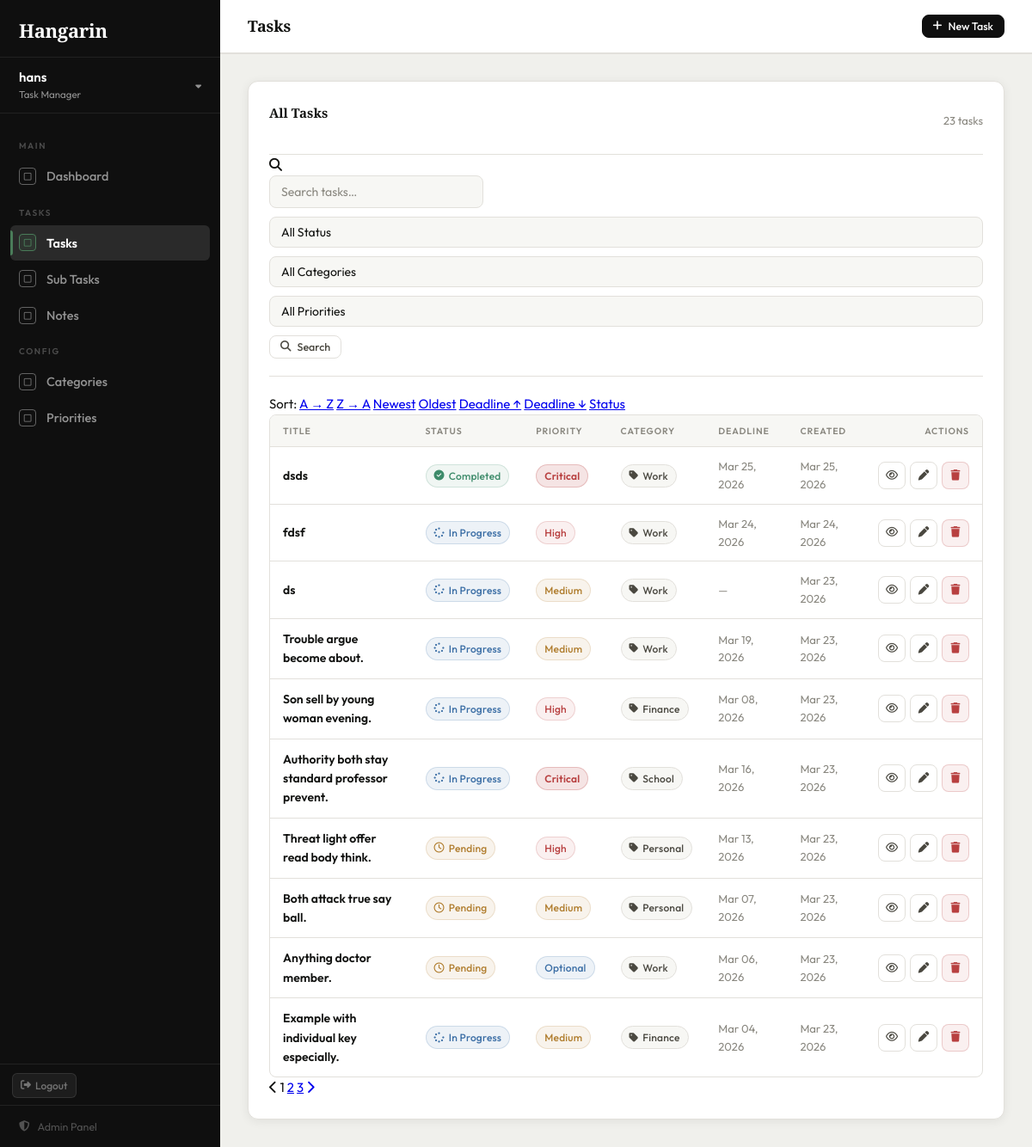
Page /tasks/ (signed in) on the committed database.
### tasks/models.py (models this page shows, shortened)
class BaseModel(models.Model):
    created_at = models.DateTimeField(auto_now_add=True)
    updated_at = models.DateTimeField(auto_now=True)
    class Meta:
        abstract = True

class Task(BaseModel):
    STATUS_CHOICES = [
        ("Pending", "Pending"),
        ("In Progress", "In Progress"),
        ("Completed", "Completed"),
    ]
    title = models.CharField(max_length=255)
    description = models.TextField(blank=True, null=True)
    deadline = models.DateTimeField(blank=True, null=True)
    status = models.CharField(
        max_length=50,
        choices=STATUS_CHOICES,
        default="Pending"
    )
    category = models.ForeignKey(
        Category, on_delete=models.SET_NULL, null=True, blank=True
    )
    priority = models.ForeignKey(
        Priority, on_delete=models.SET_NULL, null=True, blank=True
    )
    class Meta:
        verbose_name = "Task"
        verbose_name_plural = "Tasks"

class Priority(models.Model):
    name = models.CharField(max_length=100)
    class Meta:
        verbose_name = "Priority"
        verbose_name_plural = "Priorities"

class Category(models.Model):
    name = models.CharField(max_length=100)
    class Meta:
        verbose_name = "Category"
        verbose_name_plural = "Categories"

### tasks/views.py (the view)
# urls.py: path('tasks/',                         views.task_list,   name='task_list'),
@login_required
def task_list(request):
    tasks = Task.objects.select_related('category', 'priority').all()
    query = request.GET.get('q', '')
    if query:
        tasks = tasks.filter(
            Q(title__icontains=query) |
            Q(description__icontains=query) |
            Q(category__name__icontains=query)
        )
    status_filter   = request.GET.get('status', '')
    category_filter = request.GET.get('category', '')
    priority_filter = request.GET.get('priority', '')
    if status_filter:   tasks = tasks.filter(status=status_filter)
    if category_filter: tasks = tasks.filter(category_id=category_filter)
    if priority_filter: tasks = tasks.filter(priority_id=priority_filter)
    sort_by = request.GET.get('sort', '-created_at')
    valid_sorts = ['title', '-title', 'created_at', '-created_at', 'deadline', '-deadline', 'status', '-status']
    tasks = tasks.order_by(sort_by if sort_by in valid_sorts else '-created_at')
    page_obj = Paginator(tasks, 10).get_page(request.GET.get('page'))
    return render(request, 'tasks/task_list.html', {
        'page_obj': page_obj,
        'query': query,
        'status_filter': status_filter,
        'category_filter': category_filter,
        'priority_filter': priority_filter,
        'sort_by': sort_by,
        'categories': Category.objects.all(),
        'priorities': Priority.objects.all(),
        'page_title': 'Tasks',
    })

### tasks/templates/tasks/task_list.html (shortened to what this page needs)
{% extends "tasks/base.html" %}
{% block nav_tasks %}active{% endblock %}
{% block topbar_actions %}
<a href="{% url 'task_create' %}" class="btn btn-primary btn-sm">
    <i class="fa-solid fa-plus"></i> New Task
</a>
{% endblock %}
{% block content %}
<div class="card">
    <div class="card-header">
        <span class="card-title">All Tasks</span>
        <span class="td-muted" style="font-size:13px;">{{ page_obj.paginator.count }} task{% if page_obj.paginator.count != 1 %}s{% endif %}</span>
    </div>
    <div class="card-body">
        <form method="GET" class="filter-bar">
            <div class="search-wrap">
                <i class="fa-solid fa-magnifying-glass"></i>
                <input type="text" name="q" class="form-control" placeholder="Search tasks…" value="{{ query }}">
            </div>
            <select name="status" class="inline-select" onchange="this.form.submit()">
                <option value="">All Status</option>
            </select>
            <select name="category" class="inline-select" onchange="this.form.submit()">
                <option value="">All Categories</option>
            </select>
            <select name="priority" class="inline-select" onchange="this.form.submit()">
                <option value="">All Priorities</option>
            </select>
            <button type="submit" class="btn btn-ghost btn-sm"><i class="fa-solid fa-magnifying-glass"></i> Search</button>
        </form>
        {% with base="?q="|add:query|add:"&status="|add:status_filter|add:"&category="|add:category_filter|add:"&priority="|add:priority_filter %}
        <div class="sort-bar">
            <span class="sort-lbl">Sort:</span>
            <a href="{{ base }}&sort=title"        class="sort-chip {% if sort_by == 'title' %}on{% endif %}">A → Z</a>
            <a href="{{ base }}&sort=-title"       class="sort-chip {% if sort_by == '-title' %}on{% endif %}">Z → A</a>
            <a href="{{ base }}&sort=-created_at"  class="sort-chip {% if sort_by == '-created_at' %}on{% endif %}">Newest</a>
            <a href="{{ base }}&sort=created_at"   class="sort-chip {% if sort_by == 'created_at' %}on{% endif %}">Oldest</a>
            <a href="{{ base }}&sort=deadline"     class="sort-chip {% if sort_by == 'deadline' %}on{% endif %}">Deadline ↑</a>
            <a href="{{ base }}&sort=-deadline"    class="sort-chip {% if sort_by == '-deadline' %}on{% endif %}">Deadline ↓</a>
            <a href="{{ base }}&sort=status"       class="sort-chip {% if sort_by == 'status' %}on{% endif %}">Status</a>
        </div>
        {% endwith %}
    </div>
    {% if page_obj.object_list %}
    <div class="table-wrap">
        <table>
            <thead>
                <tr>
                    <th>Title</th>
                    <th>Status</th>
                    <th>Priority</th>
                    <th>Category</th>
                    <th>Deadline</th>
                    <th>Created</th>
                    <th style="text-align:right;">Actions</th>
                </tr>
            </thead>
            <tbody>
                {% for task in page_obj %}
                <tr>
                    <td>
                        <a href="{% url 'task_detail' task.pk %}" class="td-link">{{ task.title }}</a>
                    </td>
                    <td>
                        {% if task.status == 'Completed' %}
                            <span class="badge b-completed"><i class="fa-solid fa-circle-check"></i> Completed</span>
                        {% elif task.status == 'In Progress' %}
                            <span class="badge b-progress"><i class="fa-solid fa-spinner"></i> In Progress</span>
                        {% else %}
                            <span class="badge b-pending"><i class="fa-regular fa-clock"></i> Pending</span>
                        {% endif %}
                    </td>
                    <td>
                        {% if task.priority %}
                            <span class="badge b-{{ task.priority.name|lower }}">{{ task.priority.name }}</span>
                        {% else %}<span class="td-muted">—</span>{% endif %}
                    </td>
                    <td>
                        {% if task.category %}
                            <span class="badge b-cat"><i class="fa-solid fa-tag"></i> {{ task.category.name }}</span>
                        {% else %}<span class="td-muted">—</span>{% endif %}
                    </td>
                    <td class="td-muted">{% if task.deadline %}{{ task.deadline|date:"M d, Y" }}{% else %}—{% endif %}</td>
                    <td class="td-muted">{{ task.created_at|date:"M d, Y" }}</td>
                    <td>
                        <div style="display:flex; gap:5px; justify-content:flex-end;">
                            <a href="{% url 'task_detail' task.pk %}" class="btn btn-ghost btn-sm btn-icon" title="View">
                                <i class="fa-regular fa-eye"></i>
                            </a>
                            <a href="{% url 'task_edit' task.pk %}" class="btn btn-ghost btn-sm btn-icon" title="Edit">
                                <i class="fa-solid fa-pen"></i>
                            </a>
                            <a href="{% url 'task_delete' task.pk %}" class="btn btn-danger btn-sm btn-icon" title="Delete">
                                <i class="fa-solid fa-trash"></i>
                            </a>
                        </div>
                    </td>
                </tr>
                {% endfor %}
            </tbody>
        </table>
    </div>
    {% if page_obj.has_other_pages %}
    <div class="card-body" style="padding-top:0;">
        <div class="pager">
            {% if page_obj.has_previous %}
                <a href="?{% if query %}q={{ query }}&{% endif %}{% if status_filter %}status={{ status_filter }}&{% endif %}{% if sort_by %}sort={{ sort_by }}&{% endif %}page={{ page_obj.previous_page_number }}">
                    <i class="fa-solid fa-chevron-left"></i>
                </a>
            {% else %}
                <span class="disabled"><i class="fa-solid fa-chevron-left"></i></span>
            {% endif %}
            {% for num in page_obj.paginator.page_range %}
                {% if page_obj.number == num %}
                    <span class="cur">{{ num }}</span>
                {% elif num > page_obj.number|add:'-3' and num < page_obj.number|add:'3' %}
                    <a href="?{% if query %}q={{ query }}&{% endif %}{% if status_filter %}status={{ status_filter }}&{% endif %}{% if sort_by %}sort={{ sort_by }}&{% endif %}page={{ num }}">{{ num }}</a>
                {% endif %}
            {% endfor %}
            {% if page_obj.has_next %}
                <a href="?{% if query %}q={{ query }}&{% endif %}{% if status_filter %}status={{ status_filter }}&{% endif %}{% if sort_by %}sort={{ sort_by }}&{% endif %}page={{ page_obj.next_page_number }}">
                    <i class="fa-solid fa-chevron-right"></i>
                </a>
            {% else %}
                <span class="disabled"><i class="fa-solid fa-chevron-right"></i></span>
            {% endif %}
        </div>
    </div>
    {% endif %}
    {% endif %}
</div>
{% endblock %}

### tasks/templates/tasks/base.html (shortened to what this page needs)
{%load static%}
{% load pwa %}
<!DOCTYPE html>
<html lang="en">
<head>
    <link rel="stylesheet" href="https://cdnjs.cloudflare.com/ajax/libs/font-awesome/6.5.0/css/all.min.css">
</head>
<body>
<aside class="sidebar">
    <div class="sidebar-brand">
        <a href="{% url 'dashboard' %}">
            <div class="brand-title">Hangarin</div>
        </a>
    </div>
    {% if user.is_authenticated %}
    <div class="sidebar-user-block">
        <div class="user-left">
            <div class="user-name">{{ user.username }}</div>
            <div class="user-role">Task Manager</div>
        </div>
        <i class="fa-solid fa-caret-down user-caret"></i>
    </div>
    <nav class="sidebar-nav">
        <div class="nav-section-label">Main</div>
        <a href="{% url 'dashboard' %}" class="nav-link {% block nav_dashboard %}{% endblock %}">
            <span class="nav-icon"><i class="fa-regular fa-square"></i></span>
            Dashboard
        </a>
        <div class="nav-section-label">Tasks</div>
        <a href="{% url 'task_list' %}" class="nav-link {% block nav_tasks %}{% endblock %}">
            <span class="nav-icon"><i class="fa-regular fa-square"></i></span>
            Tasks
        </a>
        <a href="{% url 'subtask_list' %}" class="nav-link {% block nav_subtasks %}{% endblock %}">
            <span class="nav-icon"><i class="fa-regular fa-square"></i></span>
            Sub Tasks
        </a>
        <a href="{% url 'note_list' %}" class="nav-link {% block nav_notes %}{% endblock %}">
            <span class="nav-icon"><i class="fa-regular fa-square"></i></span>
            Notes
        </a>
        <div class="nav-section-label">Config</div>
        <a href="{% url 'category_list' %}" class="nav-link {% block nav_categories %}{% endblock %}">
            <span class="nav-icon"><i class="fa-regular fa-square"></i></span>
            Categories
        </a>
        <a href="{% url 'priority_list' %}" class="nav-link {% block nav_priorities %}{% endblock %}">
            <span class="nav-icon"><i class="fa-regular fa-square"></i></span>
            Priorities
        </a>
    </nav>
    <div style="padding: 10px 14px 8px; border-top: 1px solid rgba(255,255,255,0.08);">
        <a href="#" class="logout-link"
           onclick="event.preventDefault(); document.getElementById('logout-form').submit();">
            <i class="fa-solid fa-right-from-bracket"></i>
            Logout
        </a>
    </div>
    {% endif %}
    <div class="sidebar-footer">
        <a href="/admin/" class="admin-link">
            <i class="fa-solid fa-shield-halved"></i>
            Admin Panel
        </a>
    </div>
</aside>
<main class="main">
    <header class="topbar">
        <div class="topbar-left">
            <h1>{% block page_heading %}{{ page_title }}{% endblock %}</h1>
        </div>
        <div class="topbar-right">
            {% block topbar_actions %}{% endblock %}
        </div>
    </header>
    <div class="content">
        {% block content %}{% endblock %}
    </div>
</main>
</body>
</html>

### rows in the picture
Task: title "dsds", status "Completed" (drawn), priority.name "Critical", category.name "Work", deadline "Mar 25, 2026", created_at "Mar 25, 2026"
Task: title "fdsf", status "In Progress" (drawn), priority.name "High", category.name "Work", deadline "Mar 24, 2026", created_at "Mar 24, 2026"
Task: title "ds", status "In Progress" (drawn), priority.name "Medium", category.name "Work", created_at "Mar 23, 2026"
Task: title "Trouble argue become about.", status "In Progress" (drawn), priority.name "Medium", category.name "Work", deadline "Mar 19, 2026", created_at "Mar 23, 2026"
Task: title "Son sell by young woman evening.", status "In Progress" (drawn), priority.name "High", category.name "Finance", deadline "Mar 08, 2026", created_at "Mar 23, 2026"
Task: title "Authority both stay standard professor prevent.", status "In Progress" (drawn), priority.name "Critical", category.name "School", deadline "Mar 16, 2026", created_at "Mar 23, 2026"
Task: title "Threat light offer read body think.", status "Pending" (drawn), priority.name "High", category.name "Personal", deadline "Mar 13, 2026", created_at "Mar 23, 2026"
Task: title "Both attack true say ball.", status "Pending" (drawn), priority.name "Medium", category.name "Personal", deadline "Mar 07, 2026", created_at "Mar 23, 2026"
Task: title "Anything doctor member.", status "Pending" (drawn), priority.name "Optional", category.name "Work", deadline "Mar 06, 2026", created_at "Mar 23, 2026"
Task: title "Example with individual key especially.", status "In Progress" (drawn), priority.name "Medium", category.name "Finance", deadline "Mar 04, 2026", created_at "Mar 23, 2026"

### other values in the picture
{{ user.username }} "hans"
{{ page_title }} "Tasks"
{{ page_obj.paginator.count }} "23"
{{ num }} "1"
{{ num }} "2" "3"
